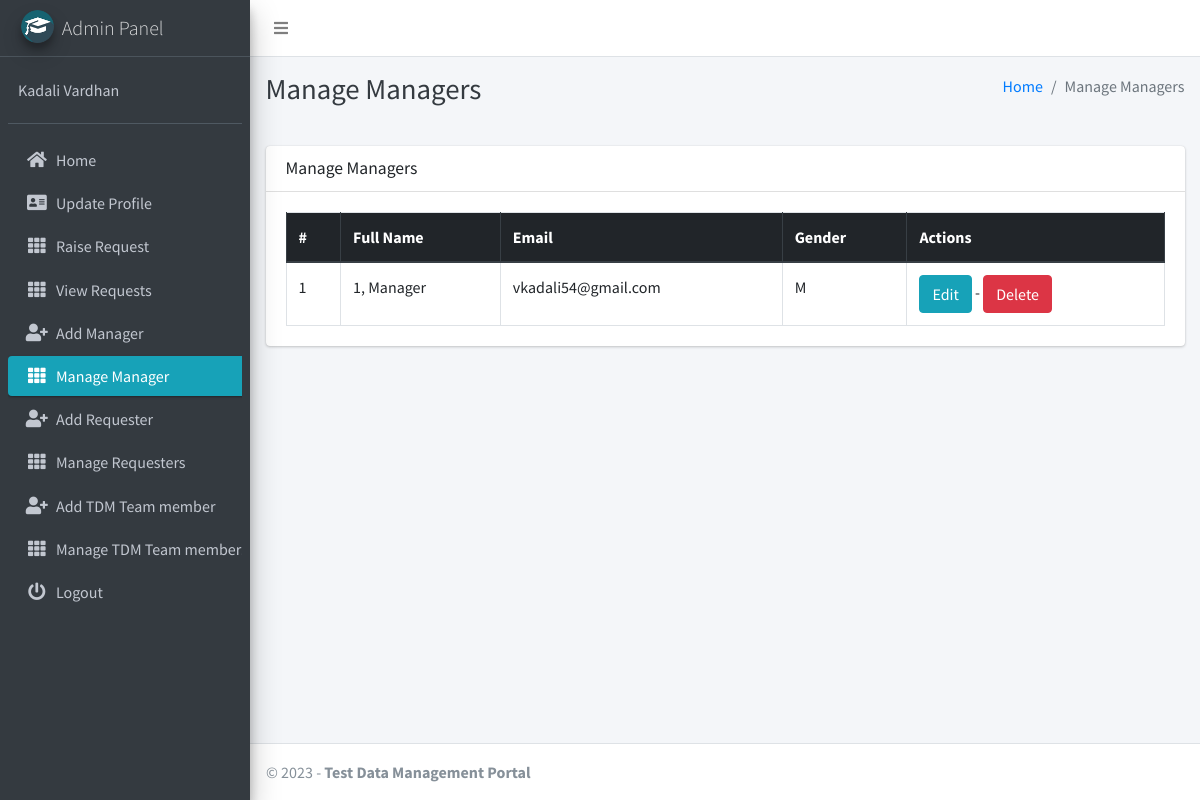
Screenshot of /manager/manage/ (signed in) with the database file from the repository.
### main_application/models.py (models this page shows)
class CustomUser(AbstractUser):
    USER_TYPE = ((1, "Admin"), (2, "Requester"), (3, "Supplier"), (4, "Manager"))
    GENDER = [("M", "Male"), ("F", "Female")]
    username = None
    email = models.EmailField(unique=True)
    user_type = models.CharField(default=1, choices=USER_TYPE, max_length=1)
    gender = models.CharField(max_length=1, choices=GENDER)
    created_at = models.DateTimeField(auto_now_add=True)
    updated_at = models.DateTimeField(auto_now=True)
    USERNAME_FIELD = "email"
    REQUIRED_FIELDS = []
    objects = CustomUserManager()
    def __str__(self):
        return self.last_name + " " + self.first_name

### main_application/admin_views.py (the view)
# urls.py: path("manager/manage/", admin_views.manage_manager, name='manage_manager'),
def manage_manager(request):
    managers = CustomUser.objects.filter(user_type=4)
    context = {
        'managers': managers,
        'page_title': 'Manage Managers'
    }
    return render(request, "admin_template/manage_manager.html", context)

### main_application/templates/admin_template/manage_manager.html
{% extends 'main_application/base.html' %}
{% load static %}
{% block page_title %}{{page_title}}{% endblock page_title %}
{% block content %}
<section class="content">
    <div class="container-fluid">
        <div class="row">
            <div class="col-md-12">
                <div class="card">
                    <div class="card-header">
                        <h3 class="card-title">{{page_title}}</h3>
                    </div>
                    <div class="card-body">
                        <table id="example2" class="table table-bordered table-hover">
                            <thead class="thead-dark">
                                <tr>
                                    <th>#</th>
                                    <th>Full Name</th>
                                    <th>Email</th>
                                    <th>Gender</th>
                                    <th>Actions</th>
                                </tr>
                            </thead>
                            <tbody>
                                {% for manager in managers %}
                                <tr>
                                    <td>{{ forloop.counter }}</td>
                                    <td>{{manager.last_name}}, {{manager.first_name}}</td>
                                    <td>{{manager.email}}</td>
                                    <td>{{manager.gender}}</td>
                                    <td>
                                        <a href="{% url 'edit_manager' manager.manager.id %}" class="btn btn-info">Edit</a> -
                                        <a href="{% url 'delete_manager' manager.manager.id %}" class="btn btn-danger" onclick="return confirm('Are you sure about this ?')">Delete</a>
                                    </td>
                                </tr>
                                {% endfor %}
                            </tbody>
                        </table>
                    </div>
                </div>
            </div>
        </div>
    </div>
</section>
{% endblock content %}

### main_application/templates/main_application/sidebar_template.html (shortened to what this page needs)
{% load static %}
<aside class="main-sidebar sidebar-dark-info elevation-4">
    {% if request.user.user_type == '1' %}
    <a href="{% url 'admin_home' %}" class="brand-link">
        <img src="{% static 'dist/img/cmsl.png' %} " alt="AdminLTE Logo"
            class="brand-image img-circle elevation-3" >
        <span class="brand-text font-weight-light">Admin Panel</span>
    </a>
    <div class="sidebar">
        <div class="user-panel mt-3 pb-3 mb-3 d-flex">
            <div class="info">
                <a href="#" class="d-block">{{user}}</a>
            </div>
        </div>
        <nav class="mt-2">
            <ul class="nav nav-pills nav-sidebar flex-column" data-widget="treeview" role="menu" data-accordion="false">
                <li class="nav-item">
                    {% url 'admin_home' as admin_home %}
                    <a href="{{admin_home}}" class="nav-link {% if admin_home == request.path %} active {% endif %}">
                        <i class="nav-icon fas fa-home"></i>
                        <p>
                            Home
                        </p>
                    </a>
                </li>
                <li class="nav-item">
                    {% url 'admin_view_profile' as admin_view_profile %}
                    <a href="{{admin_view_profile}}"
                        class="nav-link {% if admin_view_profile == request.path %} active {% endif %}">
                        <i class="nav-icon fas fa-address-card"></i>
                        <p>
                            Update Profile
                        </p>
                    </a>
                </li>
                <li class="nav-item">
                    {% url 'create_requests' as create_requests %}
                    <a href="{{create_requests}}" class="nav-link {% if create_requests == request.path %} active {% endif %}">
                        <i class="nav-icon fas fa-th"></i>
                        <p>
                            Raise Request
                        </p>
                    </a>
                </li>
                <li class="nav-item">
                    {% url 'view_requests_all' as view_requests_all %}
                    <a href="{{view_requests_all}}" class="nav-link {% if view_requests_all == request.path %} active {% endif %}">
                        <i class="nav-icon fas fa-th"></i>
                        <p>
                            View Requests
                        </p>
                    </a>
                </li>
                <li class="nav-item">
                    {% url 'add_manager' as add_manager %}
                    <a href="{{add_manager}}" class="nav-link {% if add_manager == request.path %} active {% endif %}">
                        <i class="nav-icon fas fa-user-plus"></i>
                        <p>
                            Add Manager
                        </p>
                    </a>
                </li>
                <li class="nav-item">
                    {% url 'manage_manager' as manage_manager %}
                    {% url 'edit_manager' manager_id as edit_manager %}
                    <a href="{{manage_manager}}"
                        class="nav-link {% if manage_manager == request.path or request.path == edit_manager %} active {% endif %}">
                        <i class="nav-icon fas fa-th"></i>
                        <p>
                            Manage Manager
                        </p>
                    </a>
                </li>
                <li class="nav-item">
                    {% url 'add_requester' as add_requester %}
                    <a href="{{add_requester}}" class="nav-link {% if add_requester == request.path %} active {% endif %}">
                        <i class="nav-icon fas fa-user-plus"></i>
                        <p>
                            Add Requester
                        </p>
                    </a>
                </li>
                <li class="nav-item">
                    {% url 'manage_requester' as manage_requester %}
                    {% url 'edit_requester' requester_id as edit_requester %}
                    <a href="{{manage_requester}}"
                        class="nav-link {% if manage_requester == request.path or request.path == edit_requester %} active {% endif %}">
                        <i class="nav-icon fas fa-th"></i>
                        <p>
                            Manage Requesters
                        </p>
                    </a>
                </li>
                <li class="nav-item">
                    {% url 'add_supplier' as add_supplier%}
                    <a href="{{add_supplier}}" class="nav-link  {% if add_supplier == request.path %} active {% endif %}">
                        <i class="nav-icon fas fa-user-plus"></i>
                        <p>
                            Add TDM Team member
                        </p>
                    </a>
                </li>
                <li class="nav-item">
                    {% url 'manage_supplier' as manage_supplier %}
                    {% url 'edit_supplier' supplier_id as edit_supplier %}
                    <a href="{{manage_supplier}}"
                        class="nav-link  {% if edit_supplier == request.path or manage_supplier == request.path %} active {% endif %}">
                        <i class="nav-icon fas fa-th"></i>
                        <p>
                            Manage TDM Team members
                        </p>
                    </a>
                </li>
                                        {% endif %}
                                        <li class="nav-item">
                                            <a href="{% url 'user_logout' %}"
                                                onclick="return confirm('Your session would be terminated.\n\nProceed?')"
                                                class="nav-link">
                                                <i class="nav-icon fas fa-power-off"></i>
                                                <p>
                                                    Logout
                                                </p>
                                            </a>
                                        </li>
                                    </ul>
                                </nav>
                            </div>
</aside>

### rows the page displays
CustomUser: last_name+first_name "Kadali Vardhan"
CustomUser: last_name "1", first_name "Manager", email "vkadali54@gmail.com", gender "M"

### other values shown
{{ page_title }} "Manage Managers"
